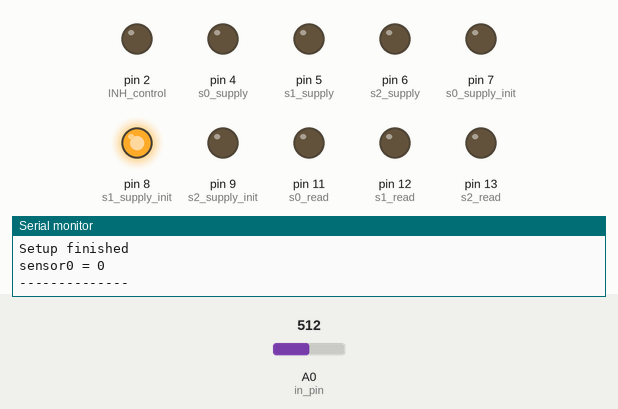
Simulated run of this sketch. Board: Arduino Uno, built with avr-gcc and run on an emulated ATmega328P. Parts: output pins drawn as LEDs (lit = HIGH), the last lines printed to the serial monitor. The test bench sets the inputs (shaded band); at power-on: A0 (in_pin) = 512.

Above: at 12.3 s.
At 13.1 s:
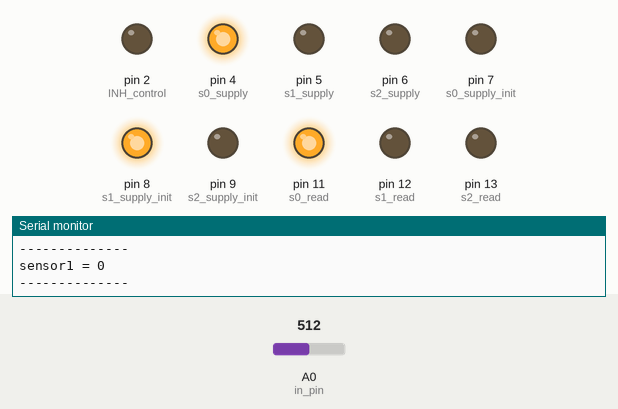
At 13.9 s:
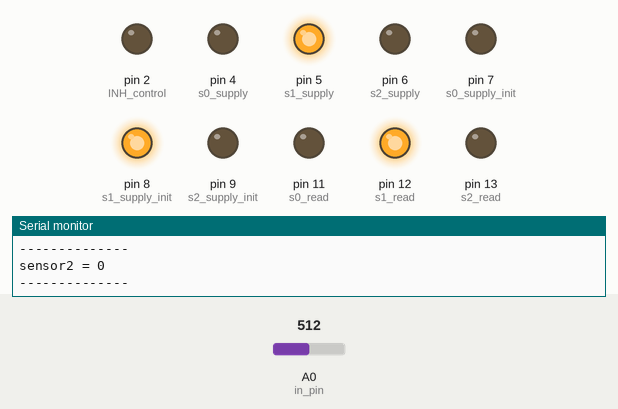
At 14.7 s:
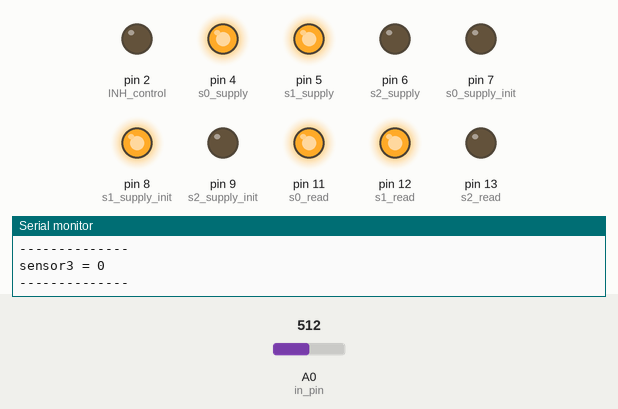
At 16.3 s:
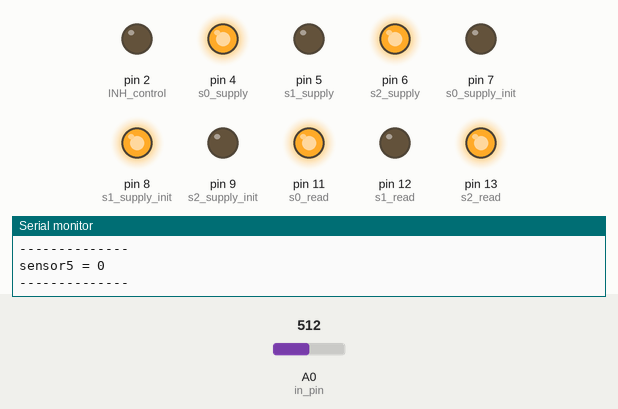
At 17.9 s:
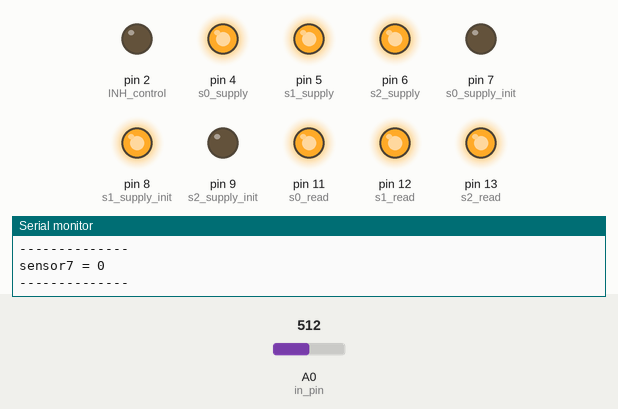
Timing chart, 0 to 19.2 s (numbered marks = the images above):
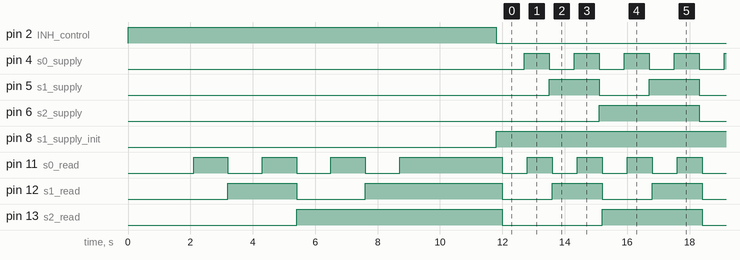

The sketch:

testSupplyReadCascade.ino
```cpp
// set analog input pins
const int in_pin = A0;

// initialize values
int readValue = 0;

//define quiescient values
int qui[8] = {0,0,0,0,0,0,0,0};

int r0 = 0;
int r1= 0;
int r2 = 0;

int i = 0;

void setup()
{
  Serial.begin(9600);

  pinMode(2, OUTPUT); //INH control

  pinMode(4, OUTPUT); //s0 supply
  pinMode(5, OUTPUT); //s1 supply
  pinMode(6, OUTPUT); //s2 supply

  pinMode(7, OUTPUT); //s0 supply init
  pinMode(8, OUTPUT); //s1 supply init
  pinMode(9, OUTPUT); //s2 supply init

  pinMode(11, OUTPUT); //s0 read
  pinMode(12, OUTPUT); //s1 read
  pinMode(13, OUTPUT); //s2 read

  digitalWrite(2, HIGH); //INH ON

  delay(1000);
  //Get the "default" values of the pins to compare with later
  for (i = 0; i <= 7; i++)
  {

  r0 = bitRead(i, 0);
  r1 = bitRead(i, 1);
  r2 = bitRead(i, 2);

  digitalWrite(11, r0);
  digitalWrite(12, r1);
  digitalWrite(13, r2);

  delay(1000);
  qui[i] = analogRead(in_pin);
  delay(100);
  Serial.println(qui[i]);

  }

  delay(2000);
  Serial.println("Setup finished");
  digitalWrite(2, LOW); //INH OFF


}


// multiplexer/demultiplexer function (y output, starting input pin)


void loop() {

  for (i = 0; i <= 7; i++)
  {

  r0 = bitRead(i, 0);
  r1 = bitRead(i, 1);
  r2 = bitRead(i, 2);

  digitalWrite(7, LOW);
  digitalWrite(8, HIGH);
  digitalWrite(9, LOW);

  delay(100);

  digitalWrite(4, r0);
  digitalWrite(5, r1);
  digitalWrite(6, r2);

  delay(100);

  digitalWrite(11, r0);
  digitalWrite(12, r1);
  digitalWrite(13, r2);

   readValue = analogRead(in_pin);

   Serial.print("sensor" );
   Serial.print(i);
   Serial.print(" = ");
   Serial.println(readValue - qui[i]);
   delay(100);

   Serial.println("--------------");
//    Serial.print("Switch: ");
//    Serial.print(r0);
//    Serial.print(r1);
//    Serial.print(r2);
//    Serial.print("\n");

    delay(500);


  }

}
```

Measured:
- by itself, pin 4 (s0_supply): alternates HIGH for 0.80 s and LOW for 0.80 s
- by itself, pin 5 (s1_supply): alternates HIGH for 1.6 s and LOW for 1.6 s
- by itself, pin 6 (s2_supply), pin 13 (s2_read): alternates HIGH for 3.2 s and LOW for 3.2 s
- by itself, pin 8 (s1_supply_init): LOW → HIGH at 11.8 s
- by itself, pin 11 (s0_read): HIGH → LOW at 3.2 s, → HIGH 1.1 s later, → LOW 1.1 s later, → HIGH 1.1 s later, … (41 changes in this stretch)
- by itself, pin 12 (s1_read): goes LOW 2.2 s, HIGH 4.4 s, 8 × (LOW 1.6 s, HIGH 1.6 s), LOW 1.6 s, then HIGH
